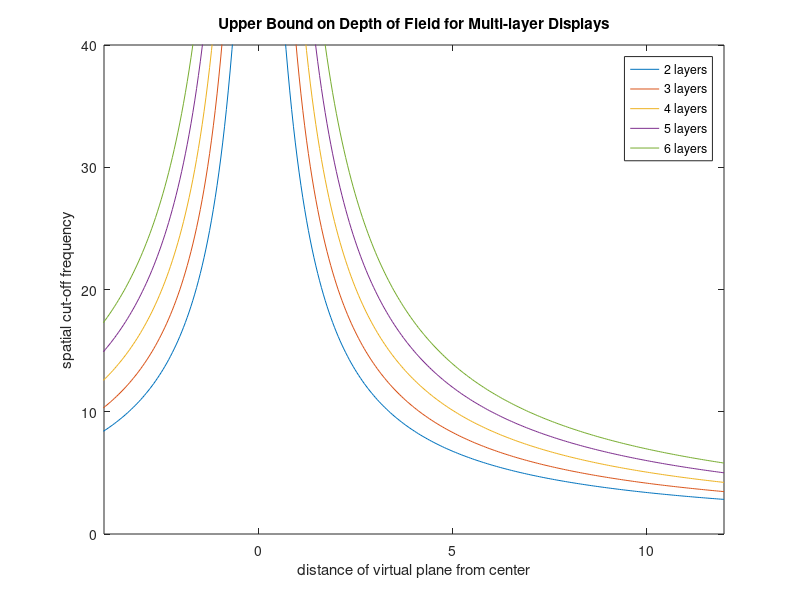

Write MATLAB code to recreate this figure.
%% Approximate upper bound on depth of field for multi-layer 3D displays

h = 1;
N = [2, 3, 4, 5, 6];
f_0 = 34;
z = linspace(-12, 12, 500);

data = cell(2, numel(N));
legend_txt = cell(1, numel(N));

for i = 1 : numel(N)
    
    n = N(i);
    
    bound = n * f_0 * sqrt( (n + 1) .* h^2 ./ ( (n + 1) .* h^2 + 12 .* (n - 1) .* (z .^2) ) );
    data{1, n} = z;
    data{2, n} = bound;
    
    legend_txt{i} = [num2str(n) ' layers'];
end


figure; plot(data{:});
xlim([-4, 12]);
ylim([0, 40]);
legend(legend_txt{:});
title('Upper Bound on Depth of Field for Multi-layer Displays');
xlabel('distance of virtual plane from center');
ylabel('spatial cut-off frequency');